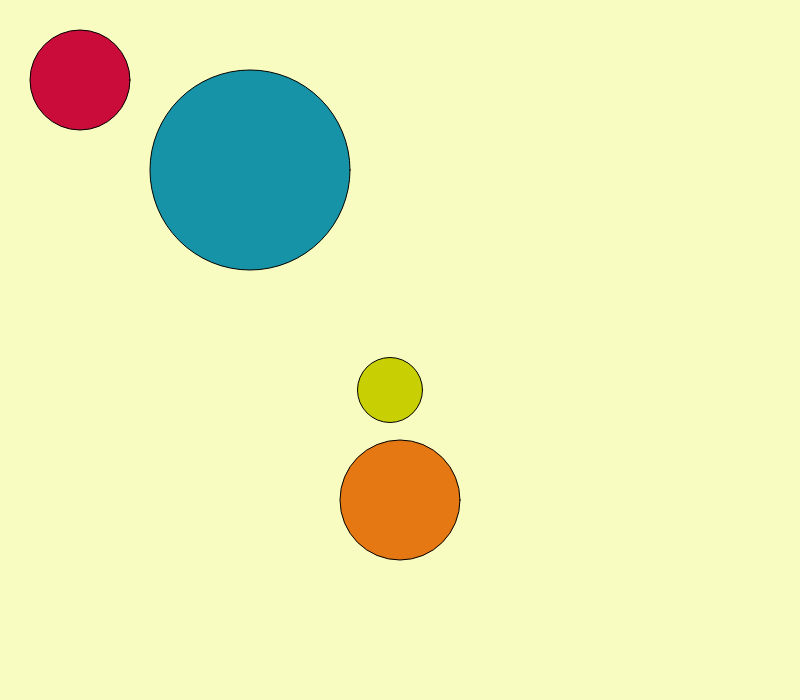
Frame 1 (no input)
Frame 60 (no input): identical to frame 1, image omitted
Frame 120 (the mouse pressed at the canvas centre since frame 60): identical to frame 1, image omitted

The p5.js sketch that drew this single still picture (run headless with seeded random() and noise() and a simulated clock; from frame 60 on, the mouse is pressed at the canvas centre):

// p5.js sketch
// ── sketch.js
function setup() {
  createCanvas(800,700);
}

function draw() {
  background(248,252,193);
  //pink vivacious
  //shrinks and click to grow
  fill(201,12,57);
  ellipse(80,80,100,100);
  //blue lagoon
  //grows and click to shrink
  fill(22,147,167);
  ellipse(250,170,200,200);
  //green
  //click and drag
  fill(200,207,2);
  ellipse(390,390,65,65);
  //orange
  //grows and duplicates when too big
  fill(230,120,20);
  ellipse(400,500,120,120);
}
